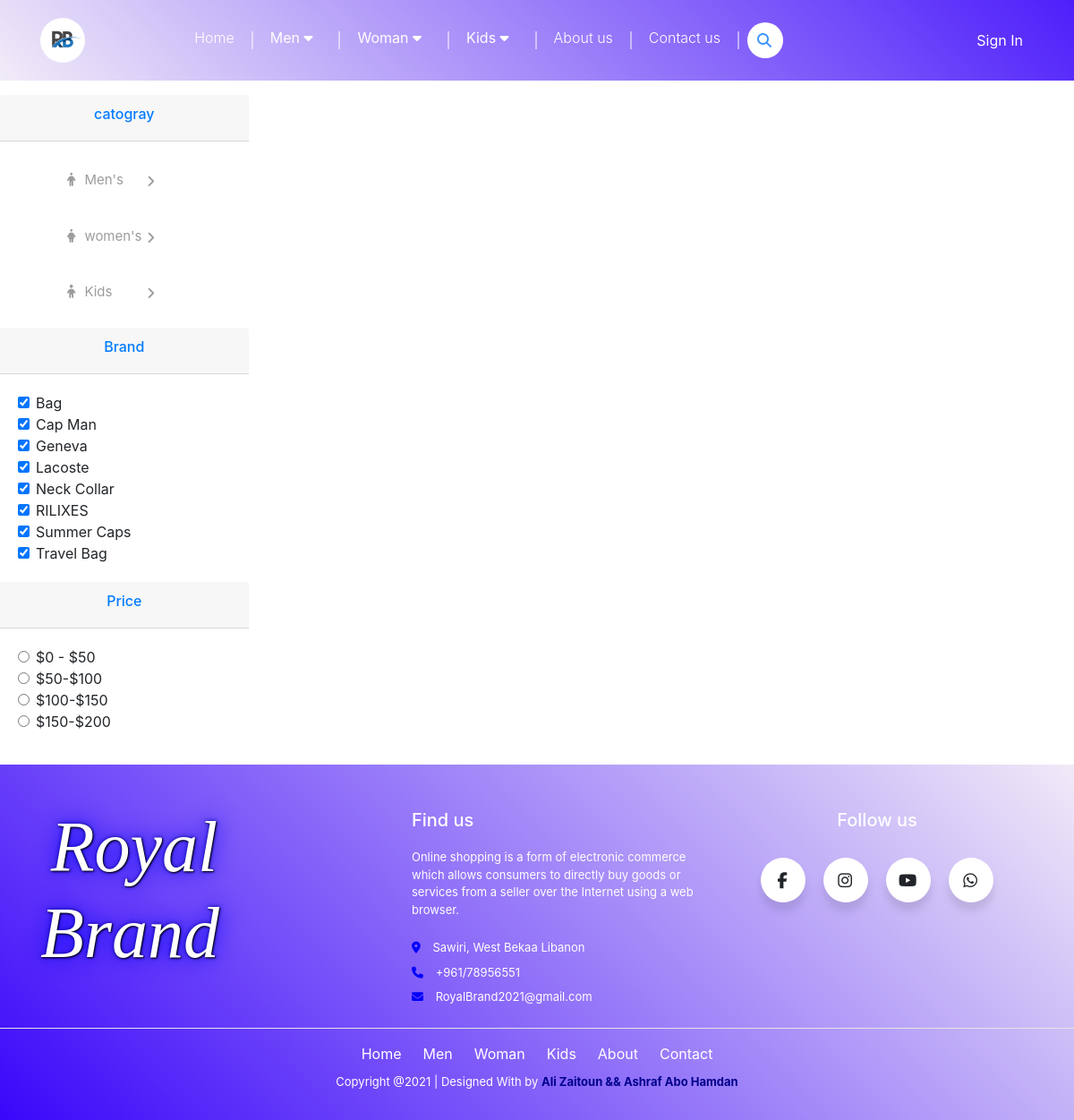
Page /manaccess.php on the committed database.
### tables this page shows
CREATE TABLE `getfile` (
  `ID` int(4) NOT NULL,
  `imageName` varchar(255) NOT NULL,
  `imageTmpName` varchar(255) NOT NULL,
  `price` varchar(255) NOT NULL,
  `brand` varchar(50) NOT NULL,
  `image2Name` varchar(255) NOT NULL,
  `image2TmpName` varchar(255) NOT NULL,
  `image3Name` varchar(255) NOT NULL,
  `image3TmpName` varchar(255) NOT NULL,
  `size1` varchar(10) NOT NULL,
  `size2` varchar(10) NOT NULL,
  `size3` varchar(10) NOT NULL,
  `color1` varchar(20) NOT NULL,
  `color2` varchar(20) NOT NULL,
  `color3` varchar(20) NOT NULL,
  `categoryCat` varchar(30) NOT NULL,
  `personName` varchar(20) NOT NULL
);

### manaccess.php (the view, shortened to what this page needs)
         <!doctype html>
<html lang="en">
  <head>
    <link rel="stylesheet" href="https://stackpath.bootstrapcdn.com/bootstrap/4.3.1/css/bootstrap.min.css">
  </head>
  <body>
  <?php include "header.php";?>
    <div class="row mt-3">
    <div class="card col-lg-3 col-md-3 col-sm-6 " style="width: 35rem; border-style:none">
        <article class="card-group-item ">
            <header class="card-header text-primary text-center">
                <h6 class="title">catogray </h6>
            </header>
            <div class="filter-content w-100">
                <div class="card-body">
                  <div id="accordian" >
                    <ul class="show-dropdown">
                        <li>
                            <a href="javascript:void(0);"><i class="fas fa-male"></i>Men's</a>
                        </li>
                        </ul>
                            <ul class="show-dropdown">
                                <li>
                                    <a href="javascript:void(0);"><i class="fas fa-female"></i>women's</a>
                                </li>
                                </ul>
                                <ul class="show-dropdown">
                                    <li>
                                        <a href="javascript:void(0);"><i class="fas fa-child"></i>Kids</a>
                                    </li>
                                    </ul>
                                </div>
                </div>
            </div>
        </article>
        <article class="card-group-item ">
            <header class="card-header text-center">
                <h6 class="title text-primary">Brand </h6>
            </header>
            <div class="filter-content">
                <div class="card-body">
                <form method="Get">
            <?php
            $getBrand=$database->prepare("SELECT * FROM getfile where categoryCat='Accessories' and personName ='Men' GROUP BY brand ORDER BY brand  ");
            $getBrand->execute();
             $cheked =[];
            foreach($getBrand AS $showCheckBoxBrand){
               echo '<div class="form-check">';
                   echo' <input class="form-check-input common_selector brand" type="checkbox" value="'.$showCheckBoxBrand['brand'].'" name="brand" id="defaultCheck1" checked';
                   if(in_array($showCheckBoxBrand['brand'],$cheked)){echo 'checked';}'>';
                  echo'  <label class="form-check-label" for="defaultCheck1">'.$showCheckBoxBrand['brand'].'</label></div>';
            }
            ?>
                </form>
                </div>
            </div>
        </article>
        <article class="card-group-item " >
          <header class="card-header text-center" >
              <h6 class="title text-primary">Price </h6>
          </header>
          <div class="filter-content" >
              <div class="card-body">
                <form >
                  <div class="form-check">
                    <input class="form-check-input common_selector price" type="radio" name="exampleRadios111" id="exampleRadios1" value="50">
                    <label class="form-check-label" for="exampleRadios1">
                      $0 - $50
                    </label>
                  </div>
                  <div class="form-check">
                    <input class="form-check-input common_selector price" type="radio" name="exampleRadios111" id="exampleRadios2" value="100">
                    <label class="form-check-label" for="exampleRadios2">
                      $50-$100
                    </label>
                  </div>
                  <div class="form-check">
                    <input class="form-check-input common_selector price" type="radio" name="exampleRadios111" id="exampleRadios3" value="150">
                    <label class="form-check-label" for="exampleRadios3">
                      $100-$150
                    </label>
                  </div>
                  <div class="form-check">
                    <input class="form-check-input common_selector price" type="radio" name="exampleRadios111" id="exampleRadios" value="200">
                    <label class="form-check-label" for="exampleRadios4">
                      $150-$200
                    </label>
                  </div>
                </form>
              </div>
          </div>
      </article>
    </div>
    <div class=" col-lg-9 col-md-9 col-sm-6 ">
    </div>
  </div>
  <?php  include "footer.php";?>
  </body>
</html>

### manaccess.php (style rules this page uses)
#accordian { background: #fff; width: 156px; float: left; overflow-x: hidden; }
i { margin-right: 10px; }
#accordian li { list-style-type: none; }
#accordian ul li a { color: #9c9c9c; text-decoration: none; font-size: 15px; display: block; padding: 12px 15px; transition: all 0.15s; position: relative; border-radius: 3px; }
#accordian a:not(:only-child):after { content: "\f105"; position: absolute; right: 0px; top: 14px; font-size: 15px; font-family: "Font Awesome 5 Free"; display: inline-block; padding-right: 3px; vertical-align: middle; font-weight: 900; transition: 0.5s; }
.row { margin-right: 0px; }

### rows in the picture
getfile: brand "☑", brand "Bag"
getfile: brand "☑", brand "Cap Man"
getfile: brand "☑", brand "Geneva"
getfile: brand "☑", brand "Lacoste"
getfile: brand "☑", brand "Neck Collar"
getfile: brand "☑", brand "RILIXES"
getfile: brand "☑", brand "Summer Caps"
getfile: brand "☑", brand "Travel Bag"
